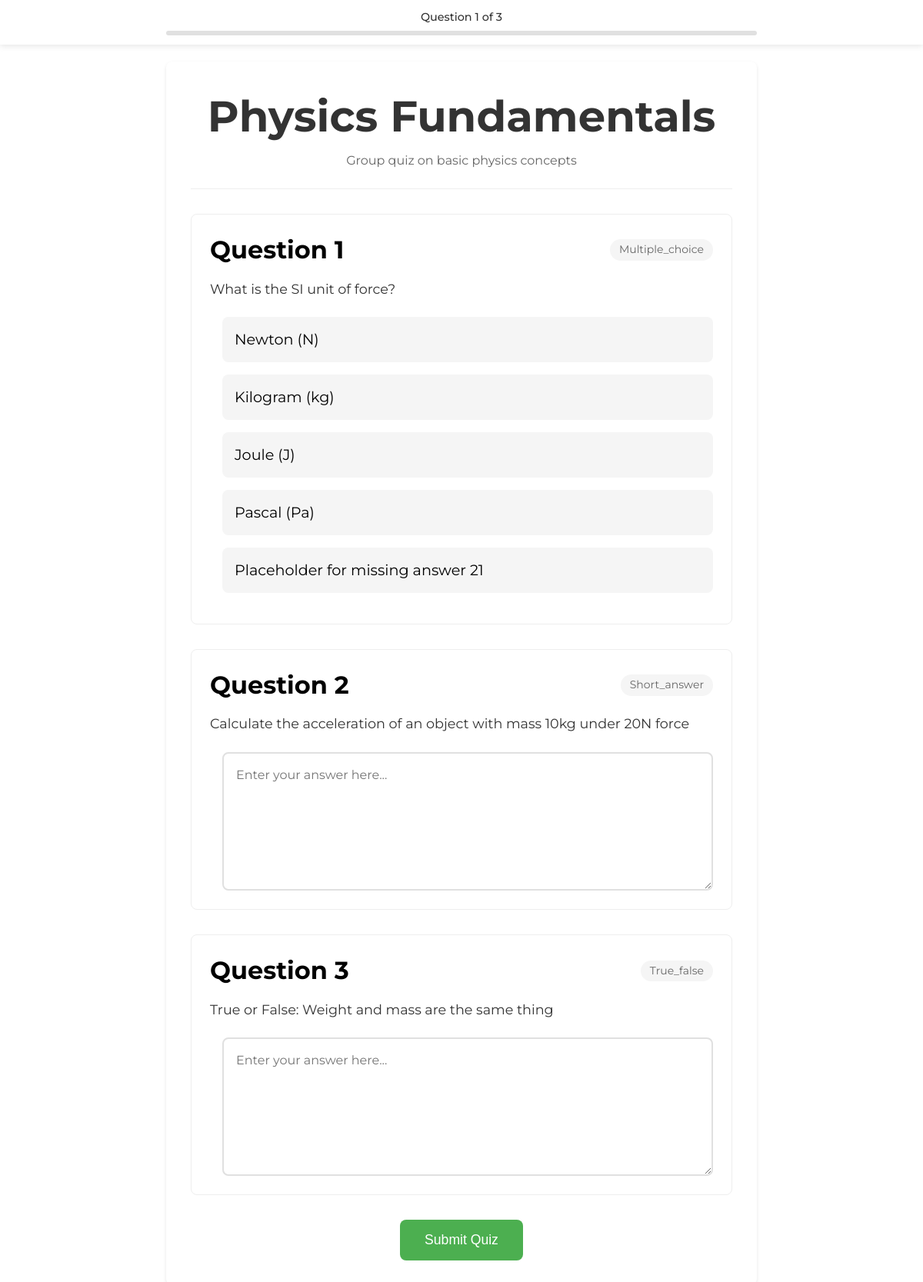
Page /view/take_quiz.php?id=5 (signed in) on the committed database.
### tables this page shows
CREATE TABLE `Quizzes` (
  `quiz_id` int(11) NOT NULL,
  `title` varchar(255) NOT NULL,
  `description` text DEFAULT NULL,
  `created_by` int(11) NOT NULL,
  `mode` enum('individual','group','live','asynchronous') NOT NULL,
  `deadline` datetime DEFAULT NULL,
  `created_at` timestamp NOT NULL DEFAULT current_timestamp()
);

CREATE TABLE `Questions` (
  `question_id` int(11) NOT NULL,
  `quiz_id` int(11) NOT NULL,
  `question_text` text NOT NULL,
  `type` enum('multiple_choice','true_false','short_answer') NOT NULL,
  `points` int(11) NOT NULL DEFAULT 1,
  `created_at` timestamp NOT NULL DEFAULT current_timestamp(),
  `question_type` enum('true_false','multiple_choice','multiple_answer','short_answer') NOT NULL
);

### utils/Database.php (called while the page is built, shortened)
<?php
class Database {
    private static $instance = null;
    private $connection;
    private function __construct() {
        $this->connection = new mysqli("localhost", "root", "", "kumidb");
        $this->connection->set_charset("utf8mb4");
    }
    public static function getInstance() {
        if (self::$instance === null) {
            self::$instance = new self();
        }
        return self::$instance;
    }
    public function query($sql, $params = []) {
        $stmt = $this->connection->prepare($sql);
        if (!empty($params)) {
            $types = str_repeat('s', count($params));
            $stmt->bind_param($types, ...$params);
        }
        if (!$stmt->execute()) {
            throw new Exception("Execute failed: " . $stmt->error);
        }
        $result = $stmt->get_result();
        return $result;
    }
}

### functions/quiz_functions.php (called while the page is built, shortened)
<?php
require_once '../utils/Database.php';
function getQuizById($quizId) {
    $db = Database::getInstance();
    $sql = "SELECT q.*, u.first_name, u.last_name
            FROM Quizzes q
            JOIN Users u ON q.created_by = u.user_id
            WHERE q.quiz_id = ?";
    $result = $db->query($sql, [$quizId]);
    if ($row = $result->fetch_assoc()) {
        return [
            'quiz_id' => (int)$row['quiz_id'],
            'title' => htmlspecialchars($row['title']),
            'description' => htmlspecialchars($row['description']),
            'creator_name' => htmlspecialchars($row['first_name'] . ' ' . $row['last_name']),
            'mode' => $row['mode'],
            'deadline' => $row['deadline'],
            'questions' => getQuizQuestions($quizId)
        ];
    }
    return null;
}
function getQuizQuestions($quizId) {
    $db = Database::getInstance();
    $sql = "SELECT q.*, GROUP_CONCAT(a.answer_id, ':::', a.answer_text, ':::', a.is_correct SEPARATOR '|||') as answers
            FROM Questions q
            LEFT JOIN Answers a ON q.question_id = a.question_id
            WHERE q.quiz_id = ?
            GROUP BY q.question_id";
    $result = $db->query($sql, [$quizId]);
    $questions = [];
    while ($row = $result->fetch_assoc()) {
        $answers = [];
        if ($row['answers']) {
            foreach (explode('|||', $row['answers']) as $answer) {
                list($id, $text, $isCorrect) = explode(':::', $answer);
                $answers[] = [
                    'answer_id' => (int)$id,
                    'text' => htmlspecialchars($text),
                    'is_correct' => (bool)$isCorrect
                ];
            }
        }
        $questions[] = [
            'question_id' => (int)$row['question_id'],
            'text' => htmlspecialchars($row['question_text']),
            'type' => $row['type'],
            'points' => (float)$row['points'],
            'answers' => $answers
        ];
    }
    return $questions;
}

### view/take_quiz.php (the view, shortened to what this page needs)
<?php
require_once '../functions/quiz_functions.php';
$quizId = $_GET['id'] ?? null;
$quiz = getQuizById($quizId);
?>
<!DOCTYPE html>
<html lang="en">
<head>
    <link rel="stylesheet" href="../assets/css/styles.css">
    <link rel="stylesheet" href="../assets/css/take_quiz.css">
    <link href='https://unpkg.com/boxicons@2.1.4/css/boxicons.min.css' rel='stylesheet'>
</head>
<body>
    <div class="quiz-progress-floating">
        <div class="progress-inner">
            <div class="progress-text">
                Question <span id="currentQuestion">1</span> of <?= count($quiz['questions']) ?>
            </div>
            <div class="progress-bar">
            </div>
        </div>
    </div>
    <div class="quiz-wrapper">
        <div class="quiz-container">
            <div class="quiz-header">
                <h1><?= htmlspecialchars($quiz['title']) ?></h1>
                <p class="description"><?= htmlspecialchars($quiz['description']) ?></p>
            </div>
            <form method="POST" action="">
                <?php foreach ($quiz['questions'] as $index => $question): ?>
                    <div class="question-card" data-question="<?= $index + 1 ?>">
                        <div class="question-header">
                            <h3>Question <?= $index + 1 ?></h3>
                            <span class="question-type"><?= ucfirst($question['type']) ?></span>
                        </div>
                        <p class="question-text"><?= htmlspecialchars($question['text']) ?></p>
                        <div class="answer-container">
                            <?php if ($question['type'] === 'multiple_choice'): ?>
                                <?php foreach ($question['answers'] as $answer): ?>
                                    <div class="answer-option">
                                        <label for="q<?= $question['question_id'] ?>_a<?= $answer['answer_id'] ?>">
                                            <?= htmlspecialchars($answer['text']) ?>
                                        </label>
                                    </div>
                                <?php endforeach; ?>
                            <?php else: ?>
                                <div class="text-answer">
                                    <textarea
                                        name="responses[q_<?= $question['question_id'] ?>]"
                                        class="text-input"
                                        placeholder="Enter your answer here..."
                                        required
                                        rows="6"
                                    ></textarea>
                                </div>
                            <?php endif; ?>
                        </div>
                    </div>
                <?php endforeach; ?>
                <div class="quiz-actions">
                    <button type="submit" class="submit-btn">Submit Quiz</button>
                </div>
            </form>
        </div>
    </div>
</body>
</html>

### assets/css/styles.css (style rules this page uses)
:root { --h1: 3.5rem; --h2: 3rem; --h3: 2rem; --h4: 1.5rem; --text-large: 1.4rem; --text-medium: 1.2rem; --text-small: 1rem; --color-primary: #187045; --color-secondary: #E46E51; --color-accent: #DCA05F; --color-dark: #333; --color-light: #fff; --color-bg-dark: #f5f5f5; --color-bg-light: #ffffff; --color-hover-dark: #044B85; --color-error: tomato; --shadow-light: 0 5px 15px rgba(0, 0, 0, 0.1); --shadow-dark: 0 1rem 1rem rgba(0, 0, 0, 0.25); --radius-small: 5px; --radius-large: 30px; --padding-small: 0.5rem; --padding-medium: 1rem; --padding-large: 2rem; --gutter-small: 1rem; --gutter-medium: 2rem; --gutter-large: 3rem; --gutter-x-large: 6rem; }
body { font-family: 'Montserrat', sans-serif; font-size: var(--text-medium); color: var(--text-color); background-color: var(--bg-color-primary); line-height: 1.4; }
h1 { font-size: var(--h1); }
h3 { font-size: var(--h3); }
p, a, input, button { font-size: var(--text-small); }
button, .btn-primary, .join-btn { background-color: var(--color-primary); color: var(--color-light); padding: var(--padding-medium) var(--padding-large); border-radius: var(--radius-large); transition: all 0.3s ease-in-out; }
* { margin: 0; padding: 0; box-sizing: border-box; }
body { font-family: 'Montserrat', sans-serif; background-color: var(--bg-color-primary); color: var(--text-color); overflow-x: hidden; }

### assets/css/take_quiz.css (style rules this page uses)
.quiz-wrapper { max-width: 800px; margin: 5rem auto 2rem; padding: 0 1rem; }
.quiz-progress-floating { position: fixed; top: 0; left: 0; right: 0; z-index: 1000; background: rgba(255, 255, 255, 0.95); backdrop-filter: blur(8px); box-shadow: 0 2px 8px rgba(0,0,0,0.1); transition: transform 0.3s ease; }
.quiz-progress-floating .progress-inner { max-width: 800px; margin: 0 auto; padding: 0.75rem 1rem; }
.progress-text { text-align: center; margin-bottom: 0.5rem; font-weight: 500; color: #333; font-size: 0.9rem; }
.progress-bar { height: 6px; background: #e0e0e0; border-radius: 3px; overflow: hidden; }
.quiz-container { background: white; border-radius: 8px; padding: 2rem; box-shadow: 0 2px 4px rgba(0,0,0,0.1); }
.quiz-header { text-align: center; margin-bottom: 2rem; padding-bottom: 1.5rem; border-bottom: 1px solid #eee; }
.quiz-header h1 { color: #333; margin-bottom: 0.5rem; }
.description { color: #666; }
.question-card { margin-bottom: 2rem; padding: 1.5rem; border: 1px solid #eee; border-radius: 8px; transition: transform 0.2s; }
.question-header { display: flex; justify-content: space-between; align-items: center; margin-bottom: 1rem; }
.question-type { font-size: 0.875rem; color: #666; background: #f5f5f5; padding: 0.25rem 0.75rem; border-radius: 999px; }
.question-text { font-size: 1.1rem; color: #333; margin-bottom: 1.5rem; }
.answer-container { margin-left: 1rem; }
.answer-option { margin-bottom: 1rem; }
.answer-option label { display: block; padding: 1rem; background: #f5f5f5; border-radius: 8px; cursor: pointer; transition: all 0.2s; }
.quiz-actions { margin-top: 2rem; text-align: center; }
.submit-btn { background: #4CAF50; color: white; border: none; padding: 1rem 2rem; border-radius: 8px; font-size: 1.1rem; cursor: pointer; transition: background 0.2s; }
.text-answer { width: 100%; margin-top: 1rem; }
.text-input { width: 100%; min-height: 150px; padding: 1rem; border: 2px solid #e0e0e0; border-radius: 8px; font-family: inherit; font-size: 1rem; line-height: 1.5; resize: vertical; transition: border-color 0.2s; background-color: white; display: block; }

### rows in the picture
quizzes: title "Physics Fundamentals", description "Group quiz on basic physics concepts"
questions: type "Multiple_choice", question_text "What is the SI unit of force?", text "Newton (N)", text "Kilogram (kg)", text "Joule (J)", text "Pascal (Pa)", text "Placeholder for missing answer 21"
questions: type "Short_answer", question_text "Calculate the acceleration of an object with mass 10kg under 20N force", question_id "Enter your answer here..."
questions: type "True_false", question_text "True or False: Weight and mass are the same thing", question_id "Enter your answer here..."

### other values in the picture
count($quiz['questions']) "3"
